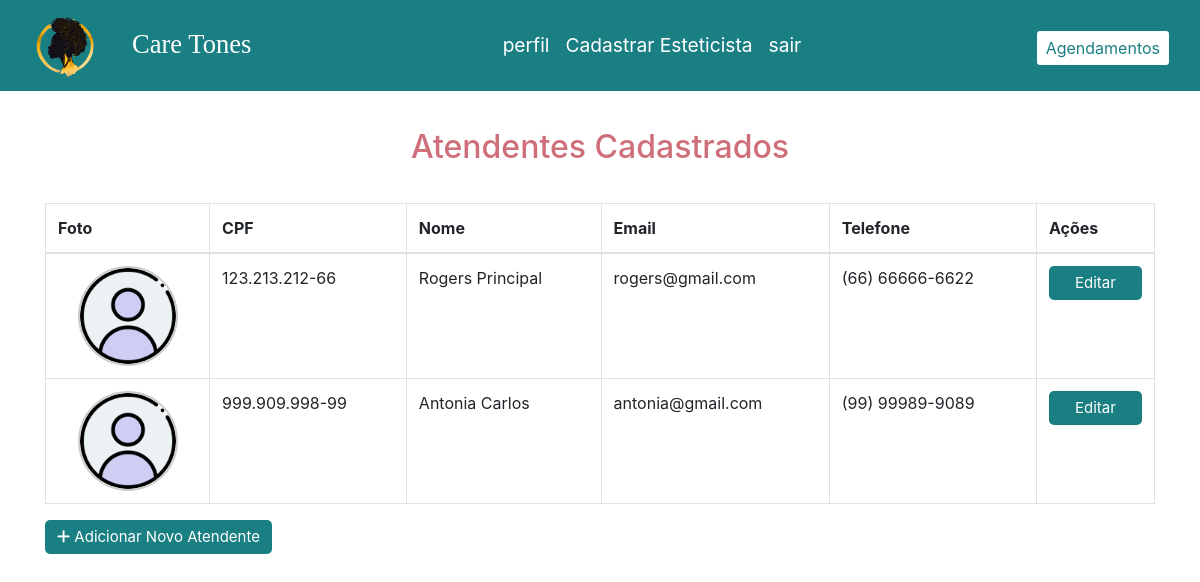
/atendente/consultarAtendente.php, run on the app's committed database.
### tables this page shows
CREATE TABLE `atendente` (
  `cpf_atendente` varchar(14) NOT NULL,
  `nome_atendente` varchar(100) NOT NULL,
  `foto_atendente` varchar(255) DEFAULT NULL,
  `telefone_atendente` varchar(15) NOT NULL,
  `email_atendente` varchar(50) NOT NULL,
  `senha_atendente` varchar(100) NOT NULL,
  `token_atendente` varchar(300) NOT NULL
);

### atendente/consultarAtendente.php (the view, shortened to what this page needs)
<!DOCTYPE html>
<html lang="pt-br">
<head>
    <link rel="stylesheet" href="https://stackpath.bootstrapcdn.com/bootstrap/4.5.2/css/bootstrap.min.css">
    <link rel="stylesheet" href="https://cdnjs.cloudflare.com/ajax/libs/font-awesome/6.2.1/css/all.min.css" />
    <link rel="stylesheet" href="../css/style.css">
    <link rel="stylesheet" href="../css/perfil.css">
</head>
<body>
<nav class="navbar navbar-expand-lg">
        <div class="container-fluid">
            <a class="navbar-brand"> <img class="rounded-circle ms-4" src="../logo/Logo.png" alt="Logo care tones" width="69px"> </a>
            <div class="logo">
                <a class="nav-link active" aria-current="page" href="home.php">Care Tones</a>
            </div>
            <div class="collapse navbar-collapse" id="navbarSupportedContent" >
                <ul class="navbar-nav w-auto">
                    <li class="nav-item pe-4 ps-4">
                        <a class="nav-link active" aria-current="page" href="../atendente/perfilAtendente.php">perfil</a>
                    </li>
                    <li class="nav-item pe-4 ps-4">
                        <a class="nav-link active" aria-current="page" href="../esteticista/consultarEsteticista.php">Cadastrar Esteticista</a>
                    </li>
                    <li class="nav-item pe-4 ps-4">
                        <a class="nav-link active" aria-current="page" href="../controller/logout.php">sair</a>
                    </li>
                </ul>
                <button type="button" class="btn btn-sm btn-link me-4 ms-4" id="link_agendamentos_ativado" > <a href="cadastrarConsulta.php" id="link_agendamentos_ativado">Agendamentos</a></button>
            </div>
        </div>
    </nav>
    <div class="container">
        <h2>Atendentes Cadastrados</h2>
        <?php
          $conexaoMini = new Conexao();
          $conexao = $conexaoMini->getConexao();
            $stmt2 = $conexao->prepare("SELECT * FROM atendente");
            $stmt2->execute();
            $resultado2 = $stmt2->get_result();
            if ($resultado2->num_rows > 0) {
                echo '<table class="table table-bordered">';
                echo '<thead>';
                echo '<tr>';
                echo '<th>Foto</th>';
                echo '<th>CPF</th>';
                echo '<th>Nome</th>';
                echo '<th>Email</th>';
                echo '<th>Telefone</th>';
                echo '<th>Ações</th>';
                echo '</tr>';
                echo '</thead>';
                echo '<tbody>';
                while ($row = $resultado2->fetch_assoc()) {
                    echo '<tr>';
                    $fotoPath = $_SERVER['DOCUMENT_ROOT'] . "/glow_schedule/" . $row['foto_atendente'];
                    $foto = file_exists($fotoPath) && !empty($row['foto_atendente'])
                            ? "/glow_schedule/" . htmlspecialchars($row['foto_atendente'])
                            : "../iconesPerfil/perfilPadrao.png";
                    echo '<td class="text-center align-middle"><img src="' . $foto . '" alt="Foto do Atendente" id="consultar_fotos"></td>';
                    echo '<td>' . htmlspecialchars($row['cpf_atendente']) . '</td>';
                    echo '<td>' . htmlspecialchars($row['nome_atendente']) . '</td>';
                    echo '<td>' . htmlspecialchars($row['email_atendente']) . '</td>';
                    echo '<td>' . htmlspecialchars($row['telefone_atendente']) . '</td>';
                    echo '<td>';
                    echo '<a href="editarAtendente.php?token_atendente=' . urlencode($row['token_atendente']) . '" class="btn btn-primary" id="editar_consultar_button">Editar</a>';
                    echo '</td>';
                    echo '</tr>';
                }
                echo '</tbody>';
                echo '</table>';
            } else {
                echo '<p>Nenhum atendente encontrado.</p>';
            }
            ?>
        <a href="cadastroAtendente.php" class="btn btn-success" id="editar_perfil_button"><i class="fa fa-plus"></i> Adicionar Novo Atendente</a>
    </div>
</body>
</html>

### css/style.css (style rules this page uses)
* { margin: 0; padding: 0; box-sizing: border-box; }
.logo { font-family: 'Cinzel', serif; font-family: 'Playfair Display', serif; font-size: 1.66rem; }
h2 { color: #CF6F7A; text-align: center; margin-top:37px !important; margin-bottom: 37px !important; }
nav { background-color: #1A7F83; }
.navbar-nav { width: 200px; margin: auto; font-size: larger; }
.nav-link { color:#ffffff !important; }
.navbar-nav .nav-link.active { text-decoration: none; position: relative; }
.navbar-nav .nav-link.active:before { content: " "; position: absolute; width: 100%; height: 1px; bottom: 0; left: 0; background-color: #D3DFE5; visibility: hidden; -webkit-transform: scaleX(0); transform: scaleX(0); -webkit-transition: all 0.9s ease-in-out 0s; transition: 0.6s; }
.navbar .btn-link { text-decoration: none; font-size: medium !important; background-color: #D3DFE5 !important; margin-top: 6px !important; }
#link_agendamentos_ativado { background-color:#ffffff !important; text-decoration: none; color: #1A7F83; }

### css/perfil.css (style rules this page uses)
#editar_perfil_button { border-radius: 5px; color: #fff; font-size: 15px !important; font-size: 1rem; font-weight: 400; border: none; cursor: pointer; transition: all 0.2s ease; background: #1A7F83; }
#consultar_fotos { width: 100px; height: 100px; object-fit: cover; border-radius: 50%; border: 2px solid #ccc; }
#editar_consultar_button { border-radius: 5px; color: #fff; font-size: 15px !important; font-size: 1rem; font-weight: 400; border: none; cursor: pointer; transition: all 0.2s ease; background: #1A7F83; display: flex; justify-content: center; align-items: center; height: 100%; }

### data on the page
atendente: cpf_atendente "123.213.212-66", nome_atendente "Rogers Principal", email_atendente "rogers@gmail.com", telefone_atendente "(66) 66666-6622"
atendente: cpf_atendente "999.909.998-99", nome_atendente "Antonia Carlos", email_atendente "antonia@gmail.com", telefone_atendente "(99) 99989-9089"
